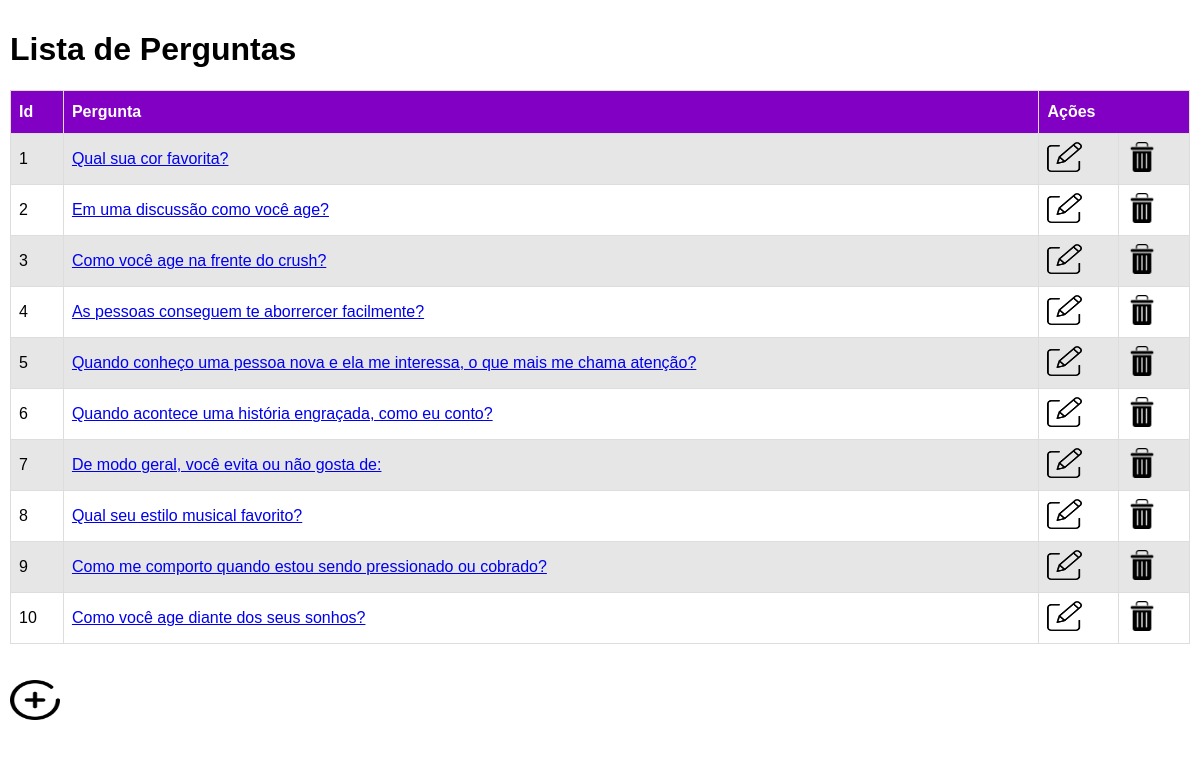
The page /controlarperguntas.php (signed in) on the database its author committed.
### tables this page shows
CREATE TABLE IF NOT EXISTS `profile` (
  `id` int(50) NOT NULL AUTO_INCREMENT,
  `pergunta` text NOT NULL,
  PRIMARY KEY (`id`)
);

### controlarperguntas.php (the view, shortened to what this page needs)
<?php
require 'conexao.php';
$sql = "SELECT * FROM profile ORDER BY id";
$result = $conn->query($sql);
	 if ($result->num_rows > 0) {
?>
<!DOCTYPE html>
<html lang="pt-br">
<head>
<link rel="stylesheet" href="./css/tabela.css">
</head>
<body>
<div class="content">
			<h1>Lista de Perguntas</h1>
			<table>
<tr><th>Id</th><th>Pergunta</th><th colspan="2"> Ações</td></tr>
	<?php
	    while($row = $result->fetch_assoc()) {
					echo "<tr><td>" . $row["id"] . "</td><td><a href='controlaropcoes.php?pergunta=" . $row["id"] . "'>" . $row["pergunta"] . "</td>";
					echo "<td><a href='perguntaseditarform.php?id=" . $row["id"] . "'><img src='./img/editar.png' alt='Editar Pergunta' height=30 width=35 ></a></td><td><a href='perguntaexcluir.php?id=" . $row["id"] . "'><img src='./img/excluir.png' alt='Excluir Pergunta' height=30 width=30 ></a></td></tr>";
	}
 }
	?>
			</table>
			<br></br>
			<a href="perguntacadastrartela.php"><img src='./img/incluir.png' height="40" width="50"alt='Cadastrar'></a>
</div>
<div class="footer">
</div>
</body>
</html>

### css/tabela.css (style rules this page uses)
table { border-collapse: collapse; width: 100%; }
td, th { border: 1px solid #ddd; padding: 8px; }
tr:nth-child(even) { background-color: #D1D1D18C; }
th { padding-top: 12px; padding-bottom: 12px; text-align: left; background-color: #8200c3; color: white; }
* { box-sizing: border-box; font-family: Arial, Helvetica, sans-serif; }
body { margin: 0; font-family: Arial, Helvetica, sans-serif; }
.content { background-color: #fff; padding: 10px; }
.footer { background-color: #fff; padding: 10px; }

### rows shown on the page
profile: id "1", pergunta "Qual sua cor favorita?"
profile: id "2", pergunta "Em uma discussão como você age?"
profile: id "3", pergunta "Como você age na frente do crush?"
profile: id "4", pergunta "As pessoas conseguem te aborrercer facilmente?"
profile: id "5", pergunta "Quando conheço uma pessoa nova e ela me interessa, o que mais me chama atenção?"
profile: id "6", pergunta "Quando acontece uma história engraçada, como eu conto?"
profile: id "7", pergunta "De modo geral, você evita ou não gosta de:"
profile: id "8", pergunta "Qual seu estilo musical favorito?"
profile: id "9", pergunta "Como me comporto quando estou sendo pressionado ou cobrado?"
profile: id "10", pergunta "Como você age diante dos seus sonhos?"
